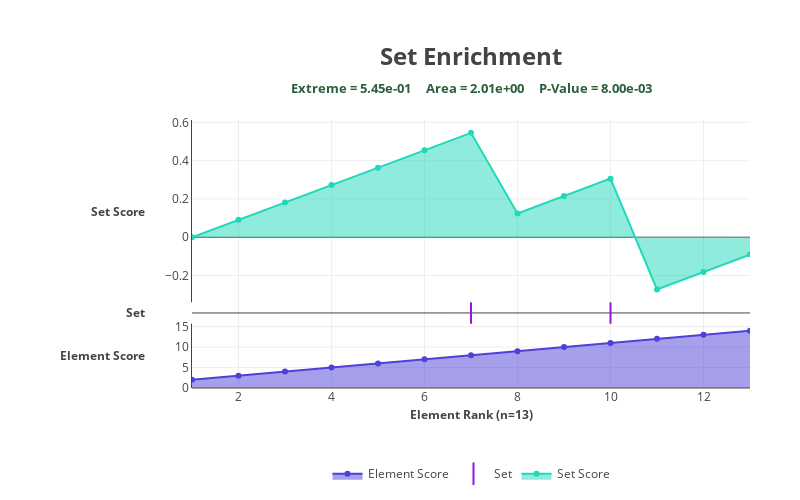

The cell this chart's notebook holds for it:
### Code cell
n_element = length(element_)

yaxis1_domain = (0.0, 0.24)

yaxis2_domain = (0.24, 0.32)

yaxis3_domain = (0.32, 1.0)

annotation_template = attr(
    xref = "paper",
    yref = "paper",
    yanchor = "middle",
    showarrow = false,
)

x_annotation_template = merge(
    annotation_template,
    attr(xanchor = "center", x = 0.5),
)

y_annotation_template = merge(
    annotation_template,
    attr(xanchor="right", x = -0.08, font_size = axis_title_font_size),
)

layout = Layout(
    width = width,
    height = height,
    margin_l = width * 0.24,
    margin_t = height * 0.24,
    
    legend_orientation = "h",
    legend_x = 0.5,
    legend_y = -0.32,
    legend_xanchor = "center",
    legend_yanchor = "middle",
    
    xaxis1_zeroline = false,
    #xaxis1_showspikes = true,
    #xaxis1_spikemode = "across",
    #xaxis1_spikedash = "solid",
    
    yaxis3_domain = yaxis3_domain,
    yaxis3_showline = true,
    
    yaxis2_domain = yaxis2_domain,
    yaxis2_showticklabels = false,
    yaxis2_showgrid = false,
    
    yaxis1_domain = yaxis1_domain,
    yaxis1_showline = true,
    annotations = [
        merge(
            x_annotation_template,
            attr(y = 1.24, text = "<b>$title_text</b>", font_size = title_font_size),
        ),
        merge(
            x_annotation_template,
            attr(y = -0.1, text = "<b>Element Rank (n=$n_element)</b>",
            ),
        ),
        merge(
            y_annotation_template,
            attr(y = get_center(yaxis3_domain), text = "<b>Set Score</b>"),
        ),
        merge(
            y_annotation_template,
            attr(y = get_center(yaxis2_domain), text = "<b>Set</b>"),
        ),
        merge(
            y_annotation_template,
            attr(y = get_center(yaxis1_domain), text = "<b>$element_value_name</b>"),
        ),
    ],
)

x = 1:n_element

element_score_, element_ = sort_like((element_score_, element_))

element_score_trace = scatter(
    name = "Element Score",
    x = x,
    y = element_score_,
    text = element_,
    line_width = line_width,
    line_color = "#4e40d8",
    fill = "tozeroy",
)

is_ = check_is(element_, set_element_)

set_element_bit = BitVector(is_)

set_element_trace = scatter(
    name = "Set",
    yaxis = "y2",
    x = x[set_element_bit],
    y = zeros(Int64(sum(is_))),
    text = element_[set_element_bit],
    mode = "markers",
    marker_symbol = "line-ns-open",
    marker_size = height * (yaxis2_domain[2] - yaxis2_domain[1]) * 0.64,
    marker_line_width = line_width,
    marker_color = "#9017e6",
    hoverinfo = "name+x+text",
)

set_score_, extreme, area = score_set_ks(element_, element_score_, set_element_)

p_value = 0.008

extreme = @sprintf "%.2e" extreme

area = @sprintf "%.2e" area

p_value = @sprintf "%.2e" p_value

push!(
    layout["annotations"],
    merge(
        x_annotation_template,
        attr(
            y = 1.12,
            text = join(("<b>Extreme = $extreme</b>", "<b>Area = $area</b>", "<b>P-Value = $p_value</b>"), "     "),
            font_size = title_font_size * 0.56,
            font_color = "#2a603b",
        ),
    ),
)

set_score_trace = scatter(
    name = "Set Score",
    yaxis = "y3",
    x = x,
    y = set_score_,
    text = element_,
    line_width = line_width,
    line_color = "#20d9ba",
    fill = "tozeroy",
)

plot([element_score_trace, set_element_trace, set_score_trace], layout)

### Figure 1 — Plotly figure (JSON) as saved in the notebook; plotly's stock layout.template omitted (floating-point values rounded to 4 significant figures)
{"data": [{"fill": "tozeroy", "line": {"color": "#4e40d8", "width": 2}, "name": "Element Score", "text": ["2", "3", "4", "5", "6", "7", "8", "9", "10", "J", "Q", "K", "A"], "type": "scatter", "x": [1, 2, 3, 4, 5, 6, 7, 8, 9, 10, 11, 12, 13], "y": [2, 3, 4, 5, 6, 7, 8, 9, 10, 11, 12, 13, 14]}, {"hoverinfo": "name+x+text", "marker": {"color": "#9017e6", "line": {"width": 2}, "size": 25.6, "symbol": "line-ns-open"}, "mode": "markers", "name": "Set", "text": ["8", "J"], "type": "scatter", "x": [7, 10], "y": [0, 0], "yaxis": "y2"}, {"fill": "tozeroy", "line": {"color": "#20d9ba", "width": 2}, "name": "Set Score", "text": ["2", "3", "4", "5", "6", "7", "8", "9", "10", "J", "Q", "K", "A"], "type": "scatter", "x": [1, 2, 3, 4, 5, 6, 7, 8, 9, 10, 11, 12, 13], "y": [-1.388e-16, 0.09091, 0.1818, 0.2727, 0.3636, 0.4545, 0.5455, 0.1244, 0.2153, 0.3062, -0.2727, -0.1818, -0.09091], "yaxis": "y3"}], "layout": {"annotations": [{"font": {"size": 24}, "showarrow": false, "text": "<b>Set Enrichment</b>", "x": 0.5, "xanchor": "center", "xref": "paper", "y": 1.24, "yanchor": "middle", "yref": "paper"}, {"showarrow": false, "text": "<b>Element Rank (n=13)</b>", "x": 0.5, "xanchor": "center", "xref": "paper", "y": -0.1, "yanchor": "middle", "yref": "paper"}, {"font": {"size": 12}, "showarrow": false, "text": "<b>Set Score</b>", "x": -0.08, "xanchor": "right", "xref": "paper", "y": 0.66, "yanchor": "middle", "yref": "paper"}, {"font": {"size": 12}, "showarrow": false, "text": "<b>Set</b>", "x": -0.08, "xanchor": "right", "xref": "paper", "y": 0.28, "yanchor": "middle", "yref": "paper"}, {"font": {"size": 12}, "showarrow": false, "text": "<b>Element Score</b>", "x": -0.08, "xanchor": "right", "xref": "paper", "y": 0.12, "yanchor": "middle", "yref": "paper"}, {"font": {"color": "#2a603b", "size": 13.44}, "showarrow": false, "text": "<b>Extreme = 5.45e-01</b>     <b>Area = 2.01e+00</b>     <b>P-Value = 8.00e-03</b>", "x": 0.5, "xanchor": "center", "xref": "paper", "y": 1.12, "yanchor": "middle", "yref": "paper"}], "autosize": false, "height": 500, "legend": {"orientation": "h", "x": 0.5, "xanchor": "center", "y": -0.32, "yanchor": "middle"}, "margin": {"b": 50, "l": 192, "r": 50, "t": 120}, "templateaa": "plotly_white", "width": 800, "xaxis1": {"zeroline": false}, "yaxis1": {"domain": [0, 0.24], "showline": true}, "yaxis2": {"domain": [0.24, 0.32], "showgrid": false, "showticklabels": false}, "yaxis3": {"domain": [0.32, 1], "showline": true}}}
